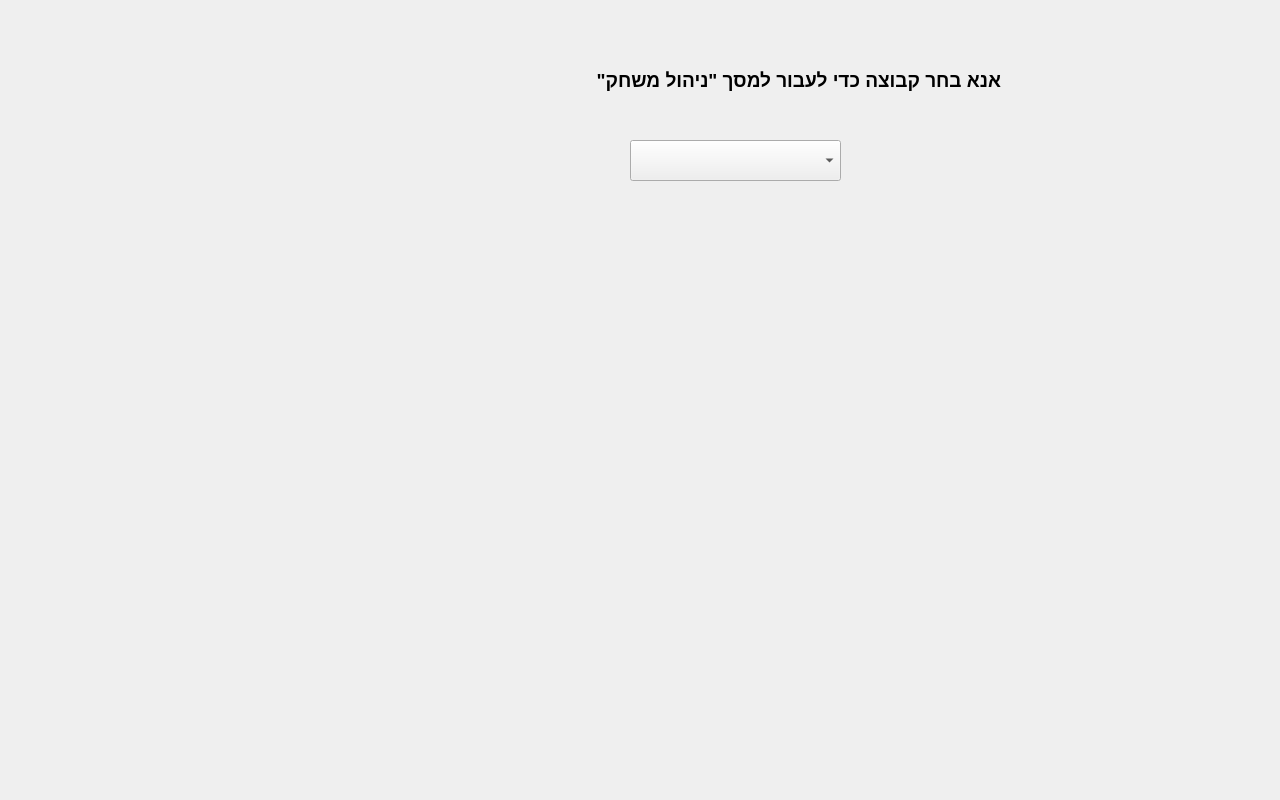
<?xml version="1.0" encoding="UTF-8"?>
<ui version="4.0">
 <class>MainWindow</class>
 <widget class="QMainWindow" name="MainWindow">
  <property name="geometry">
   <rect>
    <x>0</x>
    <y>0</y>
    <width>1280</width>
    <height>800</height>
   </rect>
  </property>
  <property name="sizePolicy">
   <sizepolicy hsizetype="Fixed" vsizetype="Fixed">
    <horstretch>0</horstretch>
    <verstretch>0</verstretch>
   </sizepolicy>
  </property>
  <property name="minimumSize">
   <size>
    <width>1280</width>
    <height>800</height>
   </size>
  </property>
  <property name="maximumSize">
   <size>
    <width>1280</width>
    <height>800</height>
   </size>
  </property>
  <property name="windowTitle">
   <string>MainWindow</string>
  </property>
  <property name="styleSheet">
   <string notr="true">#MainWindow
{
background-image: url(:/Resources/Resources/basketBallCourtFullBlue1.jpg);
}</string>
  </property>
  <widget class="QWidget" name="centralwidget">
   <property name="sizePolicy">
    <sizepolicy hsizetype="Fixed" vsizetype="Fixed">
     <horstretch>0</horstretch>
     <verstretch>0</verstretch>
    </sizepolicy>
   </property>
   <widget class="QStackedWidget" name="MainWindowStackedWidget">
    <property name="geometry">
     <rect>
      <x>0</x>
      <y>0</y>
      <width>1280</width>
      <height>720</height>
     </rect>
    </property>
    <property name="styleSheet">
     <string notr="true">#MainWindowEditPlayers
{
background-image: url(:/Resources/Resources/backGroundOrange.png);
}</string>
    </property>
    <property name="currentIndex">
     <number>1</number>
    </property>
    <widget class="QWidget" name="MainWindowEntrance">
     <property name="styleSheet">
      <string notr="true"/>
     </property>
     <widget class="QLabel" name="MainWindowEntranceText">
      <property name="geometry">
       <rect>
        <x>80</x>
        <y>135</y>
        <width>1121</width>
        <height>461</height>
       </rect>
      </property>
      <property name="palette">
       <palette>
        <active>
         <colorrole role="WindowText">
          <brush brushstyle="SolidPattern">
           <color alpha="255">
            <red>255</red>
            <green>255</green>
            <blue>255</blue>
           </color>
          </brush>
         </colorrole>
         <colorrole role="Text">
          <brush brushstyle="SolidPattern">
           <color alpha="255">
            <red>255</red>
            <green>255</green>
            <blue>255</blue>
           </color>
          </brush>
         </colorrole>
         <colorrole role="ButtonText">
          <brush brushstyle="SolidPattern">
           <color alpha="255">
            <red>255</red>
            <green>255</green>
            <blue>255</blue>
           </color>
          </brush>
         </colorrole>
        </active>
        <inactive>
         <colorrole role="WindowText">
          <brush brushstyle="SolidPattern">
           <color alpha="255">
            <red>255</red>
            <green>255</green>
            <blue>255</blue>
           </color>
          </brush>
         </colorrole>
         <colorrole role="Text">
          <brush brushstyle="SolidPattern">
           <color alpha="255">
            <red>255</red>
            <green>255</green>
            <blue>255</blue>
           </color>
          </brush>
         </colorrole>
         <colorrole role="ButtonText">
          <brush brushstyle="SolidPattern">
           <color alpha="255">
            <red>255</red>
            <green>255</green>
            <blue>255</blue>
           </color>
          </brush>
         </colorrole>
        </inactive>
        <disabled>
         <colorrole role="WindowText">
          <brush brushstyle="SolidPattern">
           <color alpha="255">
            <red>255</red>
            <green>255</green>
            <blue>255</blue>
           </color>
          </brush>
         </colorrole>
         <colorrole role="Text">
          <brush brushstyle="SolidPattern">
           <color alpha="255">
            <red>255</red>
            <green>255</green>
            <blue>255</blue>
           </color>
          </brush>
         </colorrole>
         <colorrole role="ButtonText">
          <brush brushstyle="SolidPattern">
           <color alpha="255">
            <red>255</red>
            <green>255</green>
            <blue>255</blue>
           </color>
          </brush>
         </colorrole>
        </disabled>
       </palette>
      </property>
      <property name="styleSheet">
       <string notr="true">font: 75 72pt &quot;Kristen ITC&quot;;
color: white</string>
      </property>
      <property name="text">
       <string>BasketBall app</string>
      </property>
      <property name="alignment">
       <set>Qt::AlignCenter</set>
      </property>
     </widget>
    </widget>
    <widget class="QWidget" name="MainWindowTeamSelection">
     <property name="styleSheet">
      <string notr="true">#MainWindowTeamSelection
{
	background-image: url(:/Resources/Resources/backGroundOrange.png);
}
</string>
     </property>
     <widget class="QComboBox" name="MainWindowTeamSelectionComboBox">
      <property name="geometry">
       <rect>
        <x>630</x>
        <y>140</y>
        <width>211</width>
        <height>41</height>
       </rect>
      </property>
     </widget>
     <widget class="QPushButton" name="MainWindowTeamSelectionSelectBtn">
      <property name="enabled">
       <bool>false</bool>
      </property>
      <property name="geometry">
       <rect>
        <x>760</x>
        <y>400</y>
        <width>131</width>
        <height>71</height>
       </rect>
      </property>
      <property name="autoFillBackground">
       <bool>false</bool>
      </property>
      <property name="styleSheet">
       <string notr="true">QPushButton
{ 
	background-image: url(:/Resources/Resources/selectBtn.png);
	border: 0px solid #000000;
}
QPushButton:disabled
{ 
	background-image: url(:/Resources/Resources/selectgBtn.png);
border: 0px solid #000000;
}
QPushButton:pressed
{ 
	background-image: url(:/Resources/Resources/selectBtn.png);
border: 0px solid #000000;
}
QPushButton:focus:pressed
{ 
	background-image: url(:/Resources/Resources/selectBtn.png);
border: 0px solid #000000;
}


</string>
      </property>
      <property name="text">
       <string/>
      </property>
      <property name="checkable">
       <bool>false</bool>
      </property>
      <property name="checked">
       <bool>false</bool>
      </property>
      <property name="autoDefault">
       <bool>false</bool>
      </property>
      <property name="default">
       <bool>false</bool>
      </property>
      <property name="flat">
       <bool>true</bool>
      </property>
     </widget>
     <widget class="QPushButton" name="MainWindowTeamSelectionEditDataBtn">
      <property name="enabled">
       <bool>true</bool>
      </property>
      <property name="geometry">
       <rect>
        <x>150</x>
        <y>130</y>
        <width>131</width>
        <height>71</height>
       </rect>
      </property>
      <property name="autoFillBackground">
       <bool>false</bool>
      </property>
      <property name="styleSheet">
       <string notr="true">QPushButton
{ 
	background-image: url(:/Resources/Resources/editBtn.png);
	border: 0px solid #000000;
}
QPushButton:disabled
{ 
	background-image: url(:/Resources/Resources/editBtn1.png);
border: 0px solid #000000;
}
QPushButton:pressed
{ 
	background-image: url(:/Resources/Resources/editBtn.png);
border: 0px solid #000000;
}
QPushButton:focus:pressed
{ 
	background-image: url(:/Resources/Resources/editBtn.png);
border: 0px solid #000000;
}


</string>
      </property>
      <property name="text">
       <string/>
      </property>
      <property name="checkable">
       <bool>false</bool>
      </property>
      <property name="checked">
       <bool>false</bool>
      </property>
      <property name="autoDefault">
       <bool>false</bool>
      </property>
      <property name="default">
       <bool>false</bool>
      </property>
      <property name="flat">
       <bool>true</bool>
      </property>
     </widget>
     <widget class="QPushButton" name="MainWindowTeamSelectionGameManagmentBtn">
      <property name="enabled">
       <bool>false</bool>
      </property>
      <property name="geometry">
       <rect>
        <x>460</x>
        <y>130</y>
        <width>131</width>
        <height>71</height>
       </rect>
      </property>
      <property name="autoFillBackground">
       <bool>false</bool>
      </property>
      <property name="styleSheet">
       <string notr="true">QPushButton
{ 
	background-image: url(:/Resources/Resources/gameManagmentBtn.png);
	border: 0px solid #000000;
}
QPushButton:disabled
{ 
	background-image: url(:/Resources/Resources/editBtn1.png);
border: 0px solid #000000;
}
QPushButton:pressed
{ 
	background-image: url(:/Resources/Resources/gameManagmentBtn.png);
border: 0px solid #000000;
}
QPushButton:focus:pressed
{ 
	background-image: url(:/Resources/Resources/gameManagmentBtn.png);
border: 0px solid #000000;
}


</string>
      </property>
      <property name="text">
       <string/>
      </property>
      <property name="checkable">
       <bool>false</bool>
      </property>
      <property name="checked">
       <bool>false</bool>
      </property>
      <property name="autoDefault">
       <bool>false</bool>
      </property>
      <property name="default">
       <bool>false</bool>
      </property>
      <property name="flat">
       <bool>true</bool>
      </property>
     </widget>
     <widget class="QLabel" name="MainWindowTeamSelectionLabel">
      <property name="geometry">
       <rect>
        <x>430</x>
        <y>60</y>
        <width>571</width>
        <height>41</height>
       </rect>
      </property>
      <property name="font">
       <font>
        <family>Arial</family>
        <pointsize>14</pointsize>
        <weight>75</weight>
        <bold>true</bold>
       </font>
      </property>
      <property name="text">
       <string>אנא בחר קבוצה כדי לעבור למסך &quot;ניהול משחק&quot;</string>
      </property>
     </widget>
    </widget>
    <widget class="QWidget" name="MainWindowGameManagment">
     <property name="styleSheet">
      <string notr="true">#MainWindowGameManagment
{
background-image: url(:/Resources/Resources/backGroundOrange.png);
}</string>
     </property>
     <widget class="QLabel" name="MainWindowGameManagmentCortImage">
      <property name="geometry">
       <rect>
        <x>0</x>
        <y>10</y>
        <width>620</width>
        <height>600</height>
       </rect>
      </property>
      <property name="styleSheet">
       <string notr="true">#MainWindowGameManagmentCortImage
{
background-image: url(:/Resources/Resources/halfCourt.png);
}</string>
      </property>
      <property name="text">
       <string/>
      </property>
     </widget>
     <widget class="QPushButton" name="MainWindowGameManagmentCortImageCB">
      <property name="geometry">
       <rect>
        <x>440</x>
        <y>170</y>
        <width>81</width>
        <height>21</height>
       </rect>
      </property>
      <property name="styleSheet">
       <string notr="true">color: rgb(0, 0, 0);
color: rgb(255, 255, 255);
background-color: rgb(0, 0, 0);</string>
      </property>
      <property name="text">
       <string>בחר שחקן </string>
      </property>
     </widget>
     <widget class="QStackedWidget" name="MainWindowGameManagmentCortImageC">
      <property name="geometry">
       <rect>
        <x>430</x>
        <y>30</y>
        <width>100</width>
        <height>140</height>
       </rect>
      </property>
     </widget>
     <widget class="QStackedWidget" name="MainWindowGameManagmentCortImageSF">
      <property name="geometry">
       <rect>
        <x>420</x>
        <y>210</y>
        <width>100</width>
        <height>140</height>
       </rect>
      </property>
     </widget>
     <widget class="QPushButton" name="MainWindowGameManagmentCortImageSFB">
      <property name="geometry">
       <rect>
        <x>430</x>
        <y>350</y>
        <width>81</width>
        <height>21</height>
       </rect>
      </property>
      <property name="styleSheet">
       <string notr="true">background-color: rgb(0, 0, 0);
color: rgb(255, 255, 255);</string>
      </property>
      <property name="text">
       <string>בחר שחקן </string>
      </property>
     </widget>
     <widget class="QStackedWidget" name="MainWindowGameManagmentCortImagePG">
      <property name="geometry">
       <rect>
        <x>260</x>
        <y>260</y>
        <width>100</width>
        <height>140</height>
       </rect>
      </property>
     </widget>
     <widget class="QPushButton" name="MainWindowGameManagmentCortImagePGB">
      <property name="geometry">
       <rect>
        <x>270</x>
        <y>400</y>
        <width>81</width>
        <height>21</height>
       </rect>
      </property>
      <property name="styleSheet">
       <string notr="true">background-color: rgb(0, 0, 0);
color: rgb(255, 255, 255);</string>
      </property>
      <property name="text">
       <string>בחר שחקן </string>
      </property>
     </widget>
     <widget class="QStackedWidget" name="MainWindowGameManagmentCortImageSG">
      <property name="geometry">
       <rect>
        <x>90</x>
        <y>230</y>
        <width>100</width>
        <height>140</height>
       </rect>
      </property>
     </widget>
     <widget class="QPushButton" name="MainWindowGameManagmentCortImageSGB">
      <property name="geometry">
       <rect>
        <x>100</x>
        <y>370</y>
        <width>81</width>
        <height>21</height>
       </rect>
      </property>
      <property name="styleSheet">
       <string notr="true">background-color: rgb(0, 0, 0);
color: rgb(255, 255, 255);</string>
      </property>
      <property name="text">
       <string>בחר שחקן</string>
      </property>
     </widget>
     <widget class="QStackedWidget" name="MainWindowGameManagmentCortImagePF">
      <property name="geometry">
       <rect>
        <x>80</x>
        <y>30</y>
        <width>100</width>
        <height>140</height>
       </rect>
      </property>
     </widget>
     <widget class="QPushButton" name="MainWindowGameManagmentCortImagePFB">
      <property name="geometry">
       <rect>
        <x>90</x>
        <y>170</y>
        <width>81</width>
        <height>21</height>
       </rect>
      </property>
      <property name="styleSheet">
       <string notr="true">background-color: rgb(0, 0, 0);
color: rgb(255, 255, 255);</string>
      </property>
      <property name="text">
       <string>בחר שחקן</string>
      </property>
     </widget>
     <zorder>MainWindowGameManagmentCortImage</zorder>
     <zorder>MainWindowGameManagmentCortImagePG</zorder>
     <zorder>MainWindowGameManagmentCortImagePGB</zorder>
     <zorder>MainWindowGameManagmentCortImageSG</zorder>
     <zorder>MainWindowGameManagmentCortImageSGB</zorder>
     <zorder>MainWindowGameManagmentCortImagePF</zorder>
     <zorder>MainWindowGameManagmentCortImagePFB</zorder>
     <zorder>MainWindowGameManagmentCortImageCB</zorder>
     <zorder>MainWindowGameManagmentCortImageSFB</zorder>
     <zorder>MainWindowGameManagmentCortImageSF</zorder>
     <zorder>MainWindowGameManagmentCortImageC</zorder>
    </widget>
    <widget class="QWidget" name="MainWindowPlayerSelection">
     <property name="styleSheet">
      <string notr="true">#MainWindowPlayerSelection
{
background-image: url(:/Resources/Resources/backGroundOrange.png);
}</string>
     </property>
     <widget class="QFrame" name="MainWindowPlayerSelectionVLayout">
      <property name="geometry">
       <rect>
        <x>1030</x>
        <y>10</y>
        <width>231</width>
        <height>271</height>
       </rect>
      </property>
      <property name="styleSheet">
       <string notr="true">background-image: transparent</string>
      </property>
      <property name="frameShape">
       <enum>QFrame::StyledPanel</enum>
      </property>
      <property name="frameShadow">
       <enum>QFrame::Raised</enum>
      </property>
      <layout class="QVBoxLayout" name="verticalLayout">
       <item>
        <widget class="QPushButton" name="MainWindowPlayerSelectionAllBtn">
         <property name="text">
          <string>הצג את כל השחקנים</string>
         </property>
        </widget>
       </item>
       <item>
        <widget class="QPushButton" name="MainWindowPlayerSelectionPoinGaurdBtn">
         <property name="text">
          <string>הצג רכזים בלבד</string>
         </property>
        </widget>
       </item>
       <item>
        <widget class="QPushButton" name="MainWindowPlayerSelectionShootingGaurdBtn">
         <property name="text">
          <string>הצג קלעים בלבד</string>
         </property>
        </widget>
       </item>
       <item>
        <widget class="QPushButton" name="MainWindowPlayerSelectionSmallForwardBtn">
         <property name="text">
          <string>הצג סמול- פורוורד בלבד</string>
         </property>
        </widget>
       </item>
       <item>
        <widget class="QPushButton" name="MainWindowPlayerSelectionPowerForwardBtn">
         <property name="sizePolicy">
          <sizepolicy hsizetype="Minimum" vsizetype="Fixed">
           <horstretch>0</horstretch>
           <verstretch>0</verstretch>
          </sizepolicy>
         </property>
         <property name="text">
          <string>הצג פאוור- פורוורד בלבד</string>
         </property>
        </widget>
       </item>
       <item>
        <widget class="QPushButton" name="MainWindowPlayerSelectionCenterBtn">
         <property name="sizePolicy">
          <sizepolicy hsizetype="Minimum" vsizetype="Fixed">
           <horstretch>0</horstretch>
           <verstretch>0</verstretch>
          </sizepolicy>
         </property>
         <property name="text">
          <string>הצג סנטרים בלבד</string>
         </property>
        </widget>
       </item>
      </layout>
     </widget>
     <widget class="QStackedWidget" name="MainWindowPlayerSelectionStackedWidget">
      <property name="geometry">
       <rect>
        <x>19</x>
        <y>10</y>
        <width>931</width>
        <height>641</height>
       </rect>
      </property>
      <widget class="QWidget" name="MainWindowPlayerSelectionAllPlayersPage">
       <widget class="QTableWidget" name="MainWindowPlayerSelectionAllPlayersTable">
        <property name="geometry">
         <rect>
          <x>70</x>
          <y>100</y>
          <width>681</width>
          <height>441</height>
         </rect>
        </property>
        <property name="sizePolicy">
         <sizepolicy hsizetype="Fixed" vsizetype="Fixed">
          <horstretch>0</horstretch>
          <verstretch>0</verstretch>
         </sizepolicy>
        </property>
        <property name="styleSheet">
         <string notr="true">QTableWidget {background-color: transparent;}
              QHeaderView::section {background-color: transparent;}
              QHeaderView {background-color: transparent;}
              QTableCornerButton::section {background-color: transparent;}</string>
        </property>
        <property name="frameShape">
         <enum>QFrame::NoFrame</enum>
        </property>
        <property name="lineWidth">
         <number>0</number>
        </property>
        <property name="showGrid">
         <bool>false</bool>
        </property>
        <property name="gridStyle">
         <enum>Qt::NoPen</enum>
        </property>
        <attribute name="horizontalHeaderVisible">
         <bool>false</bool>
        </attribute>
        <attribute name="horizontalHeaderHighlightSections">
         <bool>false</bool>
        </attribute>
        <attribute name="verticalHeaderVisible">
         <bool>false</bool>
        </attribute>
        <attribute name="verticalHeaderHighlightSections">
         <bool>false</bool>
        </attribute>
       </widget>
      </widget>
      <widget class="QWidget" name="MainWindowPlayerSelectionPointGaurdsPage">
       <widget class="QTableWidget" name="MainWindowPlayerSelectionPointGaurdsTable">
        <property name="geometry">
         <rect>
          <x>70</x>
          <y>100</y>
          <width>681</width>
          <height>441</height>
         </rect>
        </property>
        <property name="sizePolicy">
         <sizepolicy hsizetype="Fixed" vsizetype="Fixed">
          <horstretch>0</horstretch>
          <verstretch>0</verstretch>
         </sizepolicy>
        </property>
        <property name="styleSheet">
         <string notr="true">QTableWidget {background-color: transparent;}
              QHeaderView::section {background-color: transparent;}
              QHeaderView {background-color: transparent;}
              QTableCornerButton::section {background-color: transparent;}</string>
        </property>
        <property name="frameShape">
         <enum>QFrame::NoFrame</enum>
        </property>
        <property name="lineWidth">
         <number>0</number>
        </property>
        <property name="showGrid">
         <bool>false</bool>
        </property>
        <property name="gridStyle">
         <enum>Qt::NoPen</enum>
        </property>
        <attribute name="horizontalHeaderVisible">
         <bool>false</bool>
        </attribute>
        <attribute name="horizontalHeaderHighlightSections">
         <bool>false</bool>
        </attribute>
        <attribute name="verticalHeaderVisible">
         <bool>false</bool>
        </attribute>
        <attribute name="verticalHeaderHighlightSections">
         <bool>false</bool>
        </attribute>
       </widget>
      </widget>
      <widget class="QWidget" name="MainWindowPlayerSelectionShootingGaurdPage">
       <widget class="QTableWidget" name="MainWindowPlayerSelectionShootingGaurdTable">
        <property name="geometry">
         <rect>
          <x>70</x>
          <y>100</y>
          <width>681</width>
          <height>441</height>
         </rect>
        </property>
        <property name="sizePolicy">
         <sizepolicy hsizetype="Fixed" vsizetype="Fixed">
          <horstretch>0</horstretch>
          <verstretch>0</verstretch>
         </sizepolicy>
        </property>
        <property name="styleSheet">
         <string notr="true">QTableWidget {background-color: transparent;}
              QHeaderView::section {background-color: transparent;}
              QHeaderView {background-color: transparent;}
              QTableCornerButton::section {background-color: transparent;}</string>
        </property>
        <property name="frameShape">
         <enum>QFrame::NoFrame</enum>
        </property>
        <property name="lineWidth">
         <number>0</number>
        </property>
        <property name="showGrid">
         <bool>false</bool>
        </property>
        <property name="gridStyle">
         <enum>Qt::NoPen</enum>
        </property>
        <attribute name="horizontalHeaderVisible">
         <bool>false</bool>
        </attribute>
        <attribute name="horizontalHeaderHighlightSections">
         <bool>false</bool>
        </attribute>
        <attribute name="verticalHeaderVisible">
         <bool>false</bool>
        </attribute>
        <attribute name="verticalHeaderHighlightSections">
         <bool>false</bool>
        </attribute>
       </widget>
      </widget>
      <widget class="QWidget" name="MainWindowPlayerSelectionSmallForwardPage">
       <widget class="QTableWidget" name="MainWindowPlayerSelectionSmallForwardTable">
        <property name="geometry">
         <rect>
          <x>70</x>
          <y>100</y>
          <width>681</width>
          <height>441</height>
         </rect>
        </property>
        <property name="sizePolicy">
         <sizepolicy hsizetype="Fixed" vsizetype="Fixed">
          <horstretch>0</horstretch>
          <verstretch>0</verstretch>
         </sizepolicy>
        </property>
        <property name="styleSheet">
         <string notr="true">QTableWidget {background-color: transparent;}
              QHeaderView::section {background-color: transparent;}
              QHeaderView {background-color: transparent;}
              QTableCornerButton::section {background-color: transparent;}</string>
        </property>
        <property name="frameShape">
         <enum>QFrame::NoFrame</enum>
        </property>
        <property name="lineWidth">
         <number>0</number>
        </property>
        <property name="showGrid">
         <bool>false</bool>
        </property>
        <property name="gridStyle">
         <enum>Qt::NoPen</enum>
        </property>
        <attribute name="horizontalHeaderVisible">
         <bool>false</bool>
        </attribute>
        <attribute name="horizontalHeaderHighlightSections">
         <bool>false</bool>
        </attribute>
        <attribute name="verticalHeaderVisible">
         <bool>false</bool>
        </attribute>
        <attribute name="verticalHeaderHighlightSections">
         <bool>false</bool>
        </attribute>
       </widget>
      </widget>
      <widget class="QWidget" name="MainWindowPlayerSelectionPowerForwardPage">
       <widget class="QTableWidget" name="MainWindowPlayerSelectionPowerForwardTable">
        <property name="geometry">
         <rect>
          <x>70</x>
          <y>100</y>
          <width>681</width>
          <height>441</height>
         </rect>
        </property>
        <property name="sizePolicy">
         <sizepolicy hsizetype="Fixed" vsizetype="Fixed">
          <horstretch>0</horstretch>
          <verstretch>0</verstretch>
         </sizepolicy>
        </property>
        <property name="styleSheet">
         <string notr="true">QTableWidget {background-color: transparent;}
              QHeaderView::section {background-color: transparent;}
              QHeaderView {background-color: transparent;}
              QTableCornerButton::section {background-color: transparent;}</string>
        </property>
        <property name="frameShape">
         <enum>QFrame::NoFrame</enum>
        </property>
        <property name="lineWidth">
         <number>0</number>
        </property>
        <property name="showGrid">
         <bool>false</bool>
        </property>
        <property name="gridStyle">
         <enum>Qt::NoPen</enum>
        </property>
        <attribute name="horizontalHeaderVisible">
         <bool>false</bool>
        </attribute>
        <attribute name="horizontalHeaderHighlightSections">
         <bool>false</bool>
        </attribute>
        <attribute name="verticalHeaderVisible">
         <bool>false</bool>
        </attribute>
        <attribute name="verticalHeaderHighlightSections">
         <bool>false</bool>
        </attribute>
       </widget>
      </widget>
      <widget class="QWidget" name="MainWindowPlayerSelectionCentersPage">
       <widget class="QTableWidget" name="MainWindowPlayerSelectionCentersTable">
        <property name="geometry">
         <rect>
          <x>70</x>
          <y>100</y>
          <width>681</width>
          <height>441</height>
         </rect>
        </property>
        <property name="sizePolicy">
         <sizepolicy hsizetype="Fixed" vsizetype="Fixed">
          <horstretch>0</horstretch>
          <verstretch>0</verstretch>
         </sizepolicy>
        </property>
        <property name="styleSheet">
         <string notr="true">QTableWidget {background-color: transparent;}
              QHeaderView::section {background-color: transparent;}
              QHeaderView {background-color: transparent;}
              QTableCornerButton::section {background-color: transparent;}</string>
        </property>
        <property name="frameShape">
         <enum>QFrame::NoFrame</enum>
        </property>
        <property name="lineWidth">
         <number>0</number>
        </property>
        <property name="showGrid">
         <bool>false</bool>
        </property>
        <property name="gridStyle">
         <enum>Qt::NoPen</enum>
        </property>
        <attribute name="horizontalHeaderVisible">
         <bool>false</bool>
        </attribute>
        <attribute name="horizontalHeaderHighlightSections">
         <bool>false</bool>
        </attribute>
        <attribute name="verticalHeaderVisible">
         <bool>false</bool>
        </attribute>
        <attribute name="verticalHeaderHighlightSections">
         <bool>false</bool>
        </attribute>
       </widget>
      </widget>
     </widget>
    </widget>
    <widget class="QWidget" name="MainWindowEditPlayers">
     <property name="styleSheet">
      <string notr="true">MainWindowEditPlayers
{
background-image: url(:/Resources/Resources/backGroundOrange.png);
}</string>
     </property>
     <widget class="QComboBox" name="MainWindowEditPlayersQCB">
      <property name="geometry">
       <rect>
        <x>754</x>
        <y>100</y>
        <width>461</width>
        <height>51</height>
       </rect>
      </property>
      <item>
       <property name="text">
        <string/>
       </property>
      </item>
      <item>
       <property name="text">
        <string>הצג מאמנים ראשיים חדשים</string>
       </property>
      </item>
      <item>
       <property name="text">
        <string>הצג שחקנים בעלי כמות ריבאונדים שגדולה מכמות אסיסטים </string>
       </property>
      </item>
      <item>
       <property name="text">
        <string>הצג כמות נצחונות והפסדים במשחקי בית עבור כל שחקן </string>
       </property>
      </item>
      <item>
       <property name="text">
        <string>הצג שחקנים נאמנים </string>
       </property>
      </item>
      <item>
       <property name="text">
        <string>הצג שחקנים שמשחקים בקבוצה בעלת אותה חברה מנהלת  של קבוצת המעודדות  , שיחקו בעשר קבוצות שונות בקריירה ובנוסף יכולים לשחק בלפחות 3 עמדות משניות</string>
       </property>
      </item>
      <item>
       <property name="text">
        <string>הצג ניקוד קבוצות</string>
       </property>
      </item>
      <item>
       <property name="text">
        <string>הצג ציון של הקבוצות בכל משחק </string>
       </property>
      </item>
     </widget>
     <widget class="QLabel" name="MainWindowEditPlayersQL">
      <property name="geometry">
       <rect>
        <x>924</x>
        <y>70</y>
        <width>291</width>
        <height>20</height>
       </rect>
      </property>
      <property name="font">
       <font>
        <family>Arial</family>
        <pointsize>14</pointsize>
        <weight>75</weight>
        <bold>true</bold>
       </font>
      </property>
      <property name="text">
       <string>אנא בחר שאילתה :</string>
      </property>
     </widget>
     <widget class="QTableView" name="MainWindowEditPlayersQTV">
      <property name="geometry">
       <rect>
        <x>35</x>
        <y>31</y>
        <width>701</width>
        <height>531</height>
       </rect>
      </property>
      <property name="styleSheet">
       <string notr="true">QTableView {background-color: transparent;}
              QHeaderView::section {background-color: transparent;}
              QHeaderView {background-color: transparent;}
              QTableCornerButton::section {background-color: transparent;}</string>
      </property>
     </widget>
     <widget class="QComboBox" name="MainWindowEditPlayersTCB">
      <property name="geometry">
       <rect>
        <x>760</x>
        <y>240</y>
        <width>451</width>
        <height>51</height>
       </rect>
      </property>
      <item>
       <property name="text">
        <string>הצג עוזרי מאמן</string>
       </property>
      </item>
      <item>
       <property name="text">
        <string>הצג מעודדות</string>
       </property>
      </item>
      <item>
       <property name="text">
        <string>הצג משחקים</string>
       </property>
      </item>
      <item>
       <property name="text">
        <string>הצג ליגות </string>
       </property>
      </item>
      <item>
       <property name="text">
        <string>הצג מאמנים ראשיים</string>
       </property>
      </item>
      <item>
       <property name="text">
        <string>הצג שחקנים</string>
       </property>
      </item>
      <item>
       <property name="text">
        <string>הצג משחקים בקבוצה</string>
       </property>
      </item>
      <item>
       <property name="text">
        <string>הצג עמדות</string>
       </property>
      </item>
      <item>
       <property name="text">
        <string>הצג עונות</string>
       </property>
      </item>
      <item>
       <property name="text">
        <string>הצג מחזורים</string>
       </property>
      </item>
      <item>
       <property name="text">
        <string>הצג עמדות משניות</string>
       </property>
      </item>
      <item>
       <property name="text">
        <string>הצג סטטיסטיקות</string>
       </property>
      </item>
      <item>
       <property name="text">
        <string>הצג קבוצות</string>
       </property>
      </item>
      <item>
       <property name="text">
        <string>הצג קבוצות בליגה</string>
       </property>
      </item>
      <item>
       <property name="text">
        <string>הצג מאמנים</string>
       </property>
      </item>
     </widget>
     <widget class="QLabel" name="MainWindowEditPlayersTL">
      <property name="geometry">
       <rect>
        <x>944</x>
        <y>210</y>
        <width>271</width>
        <height>20</height>
       </rect>
      </property>
      <property name="font">
       <font>
        <family>Arial</family>
        <pointsize>14</pointsize>
        <weight>75</weight>
        <bold>true</bold>
       </font>
      </property>
      <property name="text">
       <string>אנא בחר טבלה :</string>
      </property>
     </widget>
     <widget class="QPushButton" name="MainWindowEditPlayersAdd">
      <property name="geometry">
       <rect>
        <x>760</x>
        <y>340</y>
        <width>121</width>
        <height>41</height>
       </rect>
      </property>
      <property name="toolTip">
       <string>&lt;html&gt;&lt;head/&gt;&lt;body&gt;&lt;p&gt;&lt;img src=&quot;:/Resources/Resources/addBtn.png&quot;/&gt;&lt;/p&gt;&lt;/body&gt;&lt;/html&gt;</string>
      </property>
      <property name="whatsThis">
       <string>&lt;html&gt;&lt;head/&gt;&lt;body&gt;&lt;p&gt;&lt;img src=&quot;:/Resources/Resources/addBtn.png&quot;/&gt;&lt;/p&gt;&lt;/body&gt;&lt;/html&gt;</string>
      </property>
      <property name="text">
       <string>הוסף רשומה</string>
      </property>
     </widget>
     <widget class="QPushButton" name="MainWindowEditPlayersDelete">
      <property name="geometry">
       <rect>
        <x>760</x>
        <y>390</y>
        <width>112</width>
        <height>34</height>
       </rect>
      </property>
      <property name="text">
       <string>מחק</string>
      </property>
     </widget>
     <widget class="QPushButton" name="MainWindowEditPlayersSave">
      <property name="geometry">
       <rect>
        <x>760</x>
        <y>430</y>
        <width>112</width>
        <height>34</height>
       </rect>
      </property>
      <property name="text">
       <string>שמור</string>
      </property>
     </widget>
     <widget class="QPushButton" name="MainWindowEditPlayersUndo">
      <property name="geometry">
       <rect>
        <x>760</x>
        <y>470</y>
        <width>112</width>
        <height>34</height>
       </rect>
      </property>
      <property name="text">
       <string>בטל</string>
      </property>
     </widget>
     <widget class="QLabel" name="MainWindowEditPlayersCSVLabel">
      <property name="geometry">
       <rect>
        <x>520</x>
        <y>580</y>
        <width>371</width>
        <height>20</height>
       </rect>
      </property>
      <property name="font">
       <font>
        <family>Arial</family>
        <pointsize>14</pointsize>
        <weight>75</weight>
        <bold>true</bold>
       </font>
      </property>
      <property name="text">
       <string>העלאה של קובץ CSV למערכת</string>
      </property>
     </widget>
     <widget class="QLineEdit" name="filePathTextBox">
      <property name="geometry">
       <rect>
        <x>240</x>
        <y>570</y>
        <width>251</width>
        <height>41</height>
       </rect>
      </property>
     </widget>
     <widget class="QPushButton" name="MainWindowEditPlayersUploadBtn">
      <property name="geometry">
       <rect>
        <x>240</x>
        <y>620</y>
        <width>112</width>
        <height>34</height>
       </rect>
      </property>
      <property name="text">
       <string>אשר</string>
      </property>
     </widget>
     <widget class="QPushButton" name="MainWindowEditPlayersBrowesBtn">
      <property name="geometry">
       <rect>
        <x>380</x>
        <y>620</y>
        <width>112</width>
        <height>34</height>
       </rect>
      </property>
      <property name="text">
       <string>סייר</string>
      </property>
     </widget>
    </widget>
   </widget>
   <widget class="QWidget" name="MainWindowBottomToolbar" native="true">
    <property name="geometry">
     <rect>
      <x>0</x>
      <y>700</y>
      <width>1280</width>
      <height>100</height>
     </rect>
    </property>
    <property name="styleSheet">
     <string notr="true">#MainWindowBottomToolbar
{
	background-image: url(:/Resources/Resources/backGroundOrange.png);
}
</string>
    </property>
    <widget class="QPushButton" name="MainWindowBottomToolbarReturnBtn">
     <property name="geometry">
      <rect>
       <x>40</x>
       <y>10</y>
       <width>131</width>
       <height>71</height>
      </rect>
     </property>
     <property name="styleSheet">
      <string notr="true">background-image: url(:/Resources/Resources/backBtn.png);
border: 0px solid #000000;</string>
     </property>
     <property name="text">
      <string/>
     </property>
     <property name="flat">
      <bool>true</bool>
     </property>
    </widget>
    <widget class="QPushButton" name="MainWindowBottomToolbarHomeBtn">
     <property name="geometry">
      <rect>
       <x>1090</x>
       <y>20</y>
       <width>131</width>
       <height>71</height>
      </rect>
     </property>
     <property name="styleSheet">
      <string notr="true">background-image: url(:/Resources/Resources/homeBtn.png);
border: 0px solid #000000;</string>
     </property>
     <property name="text">
      <string/>
     </property>
     <property name="flat">
      <bool>true</bool>
     </property>
    </widget>
   </widget>
  </widget>
 </widget>
 <resources/>
 <connections/>
</ui>
